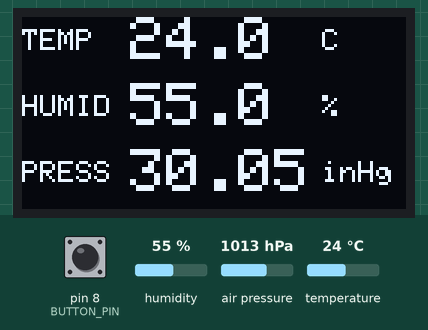
Bench run of a sketch on a simulated Arduino Uno, built with avr-gcc and run on an emulated ATmega328P. On the bench: 128×64 one-colour display. Inputs (shaded band) come from the test bench; at power-on: air pressure 1013 hPa, pin 8 (BUTTON_PIN) HIGH, humidity 55 %, temperature 24 °C. What the sketch prints to the serial monitor is not drawn.

Above: at 2.6 s.
2.7 s: air pressure set to 952 hPa
At 5.3 s:
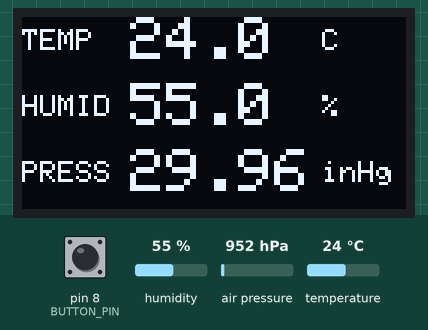
12.6 s: pin 8 (BUTTON_PIN) pulled LOW for 0.15 s
At 14.9 s:
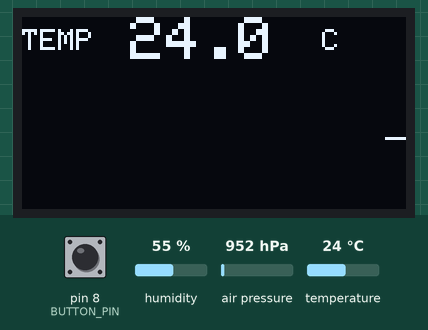
21.5 s: pin 8 (BUTTON_PIN) pulled LOW for 1 s
At 23.4 s:
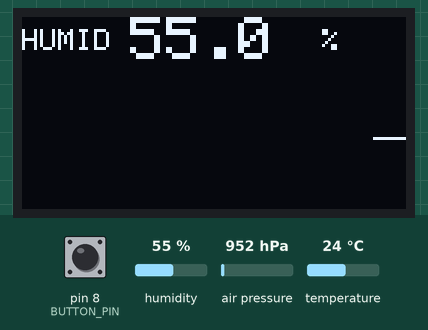
29.5 s: pin 8 (BUTTON_PIN) pulled LOW for 0.15 s
At 30.8 s:
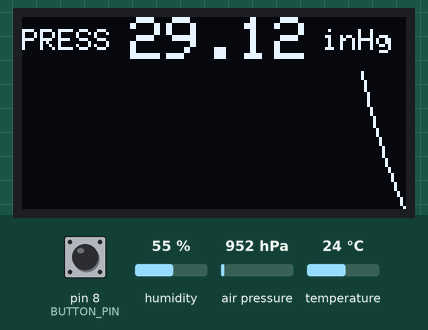
37.5 s: air pressure set to 975 hPa
At 39.3 s:
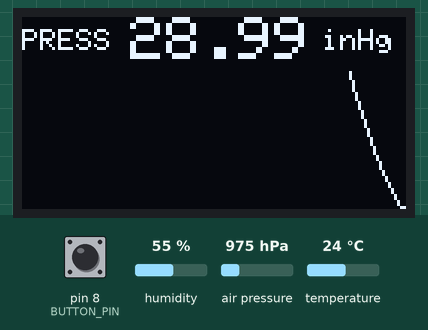
41.5 s: air pressure set to 1000 hPa
At 42.4 s:
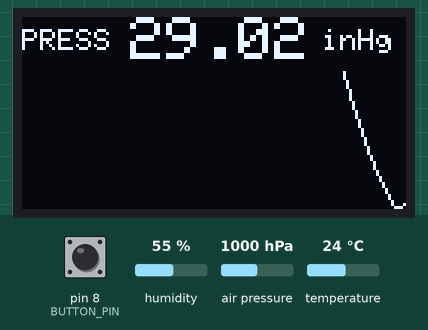
Timing chart, 0 to 44.5 s (numbered marks = the images above; inputs shaded):
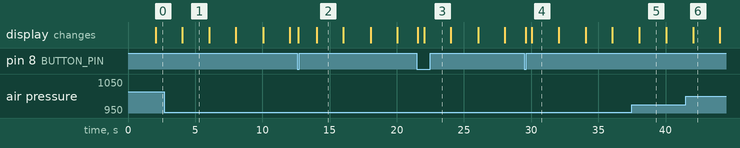

The sketch:

barometer_with_graph_OLED.ino
```cpp
#include <SPI.h>
#include <Wire.h>
#include <Adafruit_GFX.h>
#include <Adafruit_SSD1306.h>
#include <Adafruit_BMP085.h>
#include <DHT.h>

// ---------- Pins ----------
#define DHTPIN     9
#define DHTTYPE    DHT11     // change to DHT11 if that's your sensor
#define BUTTON_PIN 8        // button between pin 10 and GND

DHT dht(DHTPIN, DHTTYPE);
Adafruit_BMP085 BP;
bool BMPconnected = false;

// ---------- OLED ----------
const int screenWidth  = 128;
const int screenHeight = 64;
const int oledReset    = -1;
#define SCREEN_ADDRESS 0x3C
Adafruit_SSD1306 oled(screenWidth, screenHeight, &Wire, oledReset);

// ---------- Sensors ----------
enum { SENS_TEMP, SENS_HUM, SENS_PRES, NUM_SENSORS };

const char* sensorLabel[NUM_SENSORS]    = {"TEMP", "HUMID", "PRESS"};
const char* sensorUnit[NUM_SENSORS]     = {"C", "%", "inHg"};
const int   sensorDecimals[NUM_SENSORS] = {1, 1, 2};
const float sensorMinSpan[NUM_SENSORS] = {0.5, 2.0, 0.05};   // smallest graph range per sensor

float alt = 37.5;                         // station altitude (m), used for pressure
float value[NUM_SENSORS] = {NAN, NAN, NAN};   // latest reading (NAN = no reading)
float smoothPres = NAN;                   // smoothed pressure

// ---------- Screens ----------
// 0 = overview (all three values)
// 1 = temperature graph, 2 = humidity graph, 3 = pressure graph
const int NUM_SCREENS = 4;
int currentScreen = 0;

// ---------- Graph ----------
const int GRAPH_W     = 128;              // one sample per pixel column
const int GRAPH_TOP   = 18;               // graph area sits below the value row
const int GRAPH_BOT   = screenHeight - 1;
const unsigned long SAMPLE_MS = 2000;     // DHT needs at least 2 s between reads

float history[NUM_SENSORS][GRAPH_W];      // [s][0] = oldest (left), [s][127] = newest (right)
int   histCount = 0;                      // number of samples taken so far
unsigned long lastSample = 0;

// ---------- Button ----------
const unsigned long DEBOUNCE_MS = 50;
bool lastRaw     = HIGH;
bool buttonState = HIGH;
unsigned long lastChange = 0;

void setup() {
  Serial.begin(9600);

  pinMode(BUTTON_PIN, INPUT_PULLUP);
  dht.begin();

  BMPconnected = BP.begin();
  Serial.println(BMPconnected ? "BMP180 found" : "BMP180 not found, check connections");

  oled.begin(SSD1306_SWITCHCAPVCC, SCREEN_ADDRESS);
  oled.setTextColor(SSD1306_WHITE);
  oled.clearDisplay();
  oled.display();
}

void loop() {
  checkButton();

  if (millis() - lastSample >= SAMPLE_MS) {
    lastSample = millis();
    takeSample();
    drawScreen();
  }
}

// ---------- Button ----------

void checkButton() {
  bool raw = digitalRead(BUTTON_PIN);
  if (raw != lastRaw) {
    lastRaw = raw;
    lastChange = millis();
  }
  if (millis() - lastChange >= DEBOUNCE_MS && raw != buttonState) {
    buttonState = raw;
    if (buttonState == LOW) {             // pressed (button connects pin to GND)
      currentScreen = (currentScreen + 1) % NUM_SCREENS;
      drawScreen();
    }
  }
}

// ---------- Reading and history ----------

void takeSample() {
  value[SENS_TEMP] = dht.readTemperature();
  value[SENS_HUM]  = dht.readHumidity();

  if (BMPconnected) {
    float p = normPress(alt);
    smoothPres = isnan(smoothPres) ? p : 0.95 * smoothPres + 0.05 * p;
  }
  value[SENS_PRES] = smoothPres;

  Serial.print("Temp: ");   Serial.print(value[SENS_TEMP]);
  Serial.print("  Hum: ");  Serial.print(value[SENS_HUM]);
  Serial.print("  Pres: "); Serial.println(value[SENS_PRES]);

  pushSample();
}

// Shift every history one column left and add the new values on the right
void pushSample() {
  for (int s = 0; s < NUM_SENSORS; s++) {
    for (int i = 0; i < GRAPH_W - 1; i++) {
      history[s][i] = history[s][i + 1];
    }
    history[s][GRAPH_W - 1] = value[s];
  }
  if (histCount < GRAPH_W) histCount++;
}

float normPress(float elev) {
  float BPRaw;
  float BPNorm;
  float T0 = 288.15;
  float L  = .0065;
  float R  = 8.3144598;
  float M  = .0289644;
  float g  = 9.8;
  float c  = M * g / (R * L);
  BPRaw  = BP.readPressure() * .0002953;
  BPNorm = BPRaw / pow(1 - L * elev / T0, c);
  return BPNorm;
}

// ---------- Drawing ----------

void drawScreen() {
  oled.clearDisplay();

  if (currentScreen == 0) {
    for (int s = 0; s < NUM_SENSORS; s++) {
      drawValueRow(s * 22, s);            // rows at y = 0, 22, 44
    }
  } else {
    int s = currentScreen - 1;
    drawValueRow(0, s);
    drawGraph(s);
  }

  oled.display();
}

// One line: label on the left, large value in the middle, unit on the right
void drawValueRow(int y, int s) {
  oled.setTextSize(1);
  oled.setCursor(0, y + 4);
  oled.print(sensorLabel[s]);

  oled.setTextSize(2);
  oled.setCursor(36, y);
  if (isnan(value[s])) oled.print("--");
  else                 oled.print(value[s], sensorDecimals[s]);

  oled.setTextSize(1);
  oled.setCursor(100, y + 4);
  oled.print(sensorUnit[s]);
}

void drawGraph(int s) {
  int first = GRAPH_W - histCount;        // first column holding a real sample

  // Find the range of the samples on screen
  bool any = false;
  float lo = 0, hi = 0;
  for (int x = first; x < GRAPH_W; x++) {
    float v = history[s][x];
    if (isnan(v)) continue;
    if (!any) { lo = hi = v; any = true; }
    if (v < lo) lo = v;
    if (v > hi) hi = v;
  }
  if (!any) {
    oled.setTextSize(1);
    oled.setCursor(40, 36);
    oled.print("no data");
    return;
  }

  // Scale the graph to the samples, keeping a minimum range
  float span = max(hi - lo, sensorMinSpan[s]);
  float mid  = (lo + hi) / 2;
  lo = mid - span / 2;
  hi = mid + span / 2;

  // Connect neighbouring samples with line segments
  for (int x = first + 1; x < GRAPH_W; x++) {
    float a = history[s][x - 1];
    float b = history[s][x];
    if (isnan(a) || isnan(b)) continue;
    oled.drawLine(x - 1, valueToY(a, lo, hi),
                  x,     valueToY(b, lo, hi),
                  SSD1306_WHITE);
  }
}

// Convert a value to a pixel row inside the graph area
int valueToY(float v, float lo, float hi) {
  float t = (v - lo) / (hi - lo);                                 // 0 = bottom, 1 = top
  int y = GRAPH_BOT - (int)(t * (GRAPH_BOT - GRAPH_TOP) + 0.5f);
  return constrain(y, GRAPH_TOP, GRAPH_BOT);
}
```

Measured:
- after the input at 2.7 s, the display: changes after 1.3 s (image 1)
- after the input at 12.6 s, the display: first changes after 0.08 s (image 2 shows a later state)
- after the input at 21.5 s, the display: first changes after 0.08 s (image 3 shows a later state)
- after the input at 29.5 s, the display: first changes after 0.08 s (image 4 shows a later state)
- what the display in image 1 shows lasts 2.1 s, from 4.0 s to 6.1 s
